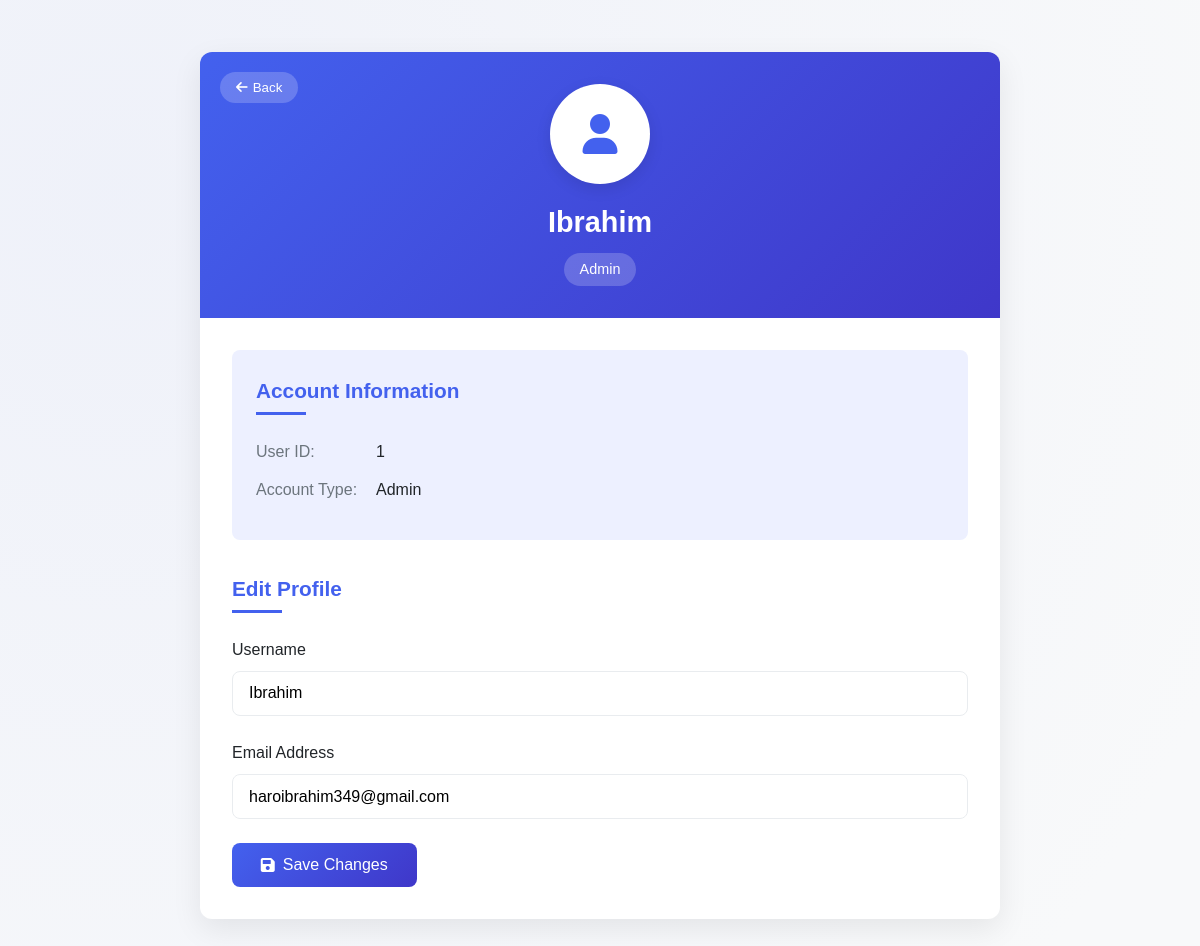
The app's page /profile.php (signed in) with its own data.
### tables this page shows
CREATE TABLE `users` (
  `id` int(11) NOT NULL,
  `username` varchar(50) NOT NULL,
  `email` varchar(100) NOT NULL,
  `password` varchar(255) NOT NULL,
  `role` enum('admin','caregiver','donor') DEFAULT 'donor'
);

### profile.php (the view, shortened to what this page needs)
<?php
try
{
    $db = new PDO(
        "mysql:host=" . DB_HOST . ";dbname=" . DB_NAME . ";charset=utf8mb4",
        DB_USER,
        DB_PASS,
        [
            PDO::ATTR_ERRMODE => PDO::ERRMODE_EXCEPTION,
            PDO::ATTR_DEFAULT_FETCH_MODE => PDO::FETCH_ASSOC,
            PDO::ATTR_EMULATE_PREPARES => false
        ]
    );
} catch (PDOException $e)
{
    die("Database connection failed: " . $e->getMessage());
}
try
{
    $stmt = $db->prepare("SELECT id, username, email, role FROM users WHERE id = ?");
    $stmt->execute([$_SESSION['user_id']]);
    $user = $stmt->fetch();
} catch (PDOException $e)
{
    die("Database error: " . $e->getMessage());
}
?>
<!DOCTYPE html>
<html lang="en">
<head>
    <link rel="stylesheet" href="https://cdnjs.cloudflare.com/ajax/libs/font-awesome/6.0.0/css/all.min.css">
</head>
<body>
    <div class="profile-container">
        <div class="profile-header">
            <button class="back-btn" onclick="window.history.back()">
                <i class="fas fa-arrow-left"></i> Back
            </button>
            <div class="profile-avatar">
                <i class="fas fa-user"></i>
            </div>
            <h1 class="profile-name"><?= htmlspecialchars($user['username']) ?></h1>
            <span class="profile-role"><?= htmlspecialchars($user['role']) ?></span>
        </div>
        <div class="profile-body">
            <div class="account-info">
                <h3 class="section-title">Account Information</h3>
                <div class="info-item">
                    <span class="info-label">User ID:</span>
                    <span class="info-value"><?= htmlspecialchars($user['id']) ?></span>
                </div>
                <div class="info-item">
                    <span class="info-label">Account Type:</span>
                    <span class="info-value"><?= htmlspecialchars(ucfirst($user['role'])) ?></span>
                </div>
            </div>
            <form method="POST">
                <h3 class="section-title">Edit Profile</h3>
                <div class="form-group">
                    <label for="username" class="form-label">Username</label>
                    <input type="text" id="username" name="username" class="form-control"
                           value="<?= htmlspecialchars($user['username']) ?>" required>
                </div>
                <div class="form-group">
                    <label for="email" class="form-label">Email Address</label>
                    <input type="email" id="email" name="email" class="form-control"
                           value="<?= htmlspecialchars($user['email']) ?>" required>
                </div>
                <button type="submit" class="btn btn-primary">
                    <i class="fas fa-save"></i> Save Changes
                </button>
            </form>
        </div>
    </div>
</body>
</html>

### profile.php (style rules this page uses)
:root { --primary: #4361ee; --primary-light: #edf0ff; --secondary: #3f37c9; --accent: #4895ef; --danger: #f72585; --danger-light: #fde8e8; --success: #4cc9f0; --success-light: #e6f7ee; --warning: #f8961e; --dark: #212529; --light: #f8f9fa; --gray: #6c757d; --light-gray: #e9ecef; --border-radius: 12px; --box-shadow: 0 10px 30px rgba(0, 0, 0, 0.08); --transition: all 0.3s ease; }
* { margin: 0; padding: 0; box-sizing: border-box; }
body { font-family: 'Poppins', sans-serif; background-color: var(--light); color: var(--dark); line-height: 1.6; min-height: 100vh; padding: 20px; background-image: radial-gradient(circle at 10% 20%, rgba(67, 97, 238, 0.05) 0%, rgba(248, 249, 250, 1) 90%); }
.profile-container { max-width: 800px; margin: 2rem auto; background: white; border-radius: var(--border-radius); box-shadow: var(--box-shadow); overflow: hidden; transition: var(--transition); }
.profile-header { background: linear-gradient(135deg, var(--primary), var(--secondary)); color: white; padding: 2rem; text-align: center; position: relative; }
.profile-avatar { width: 100px; height: 100px; border-radius: 50%; background: white; margin: 0 auto 15px; display: flex; align-items: center; justify-content: center; font-size: 2.5rem; color: var(--primary); box-shadow: 0 5px 15px rgba(0, 0, 0, 0.1); }
.profile-name { font-size: 1.8rem; font-weight: 600; margin-bottom: 0.5rem; }
.profile-role { display: inline-block; padding: 0.3rem 1rem; background: rgba(255, 255, 255, 0.2); border-radius: 20px; font-size: 0.9rem; text-transform: capitalize; }
.back-btn { position: absolute; left: 20px; top: 20px; background: rgba(255, 255, 255, 0.2); border: none; color: white; padding: 0.5rem 1rem; border-radius: 20px; display: flex; align-items: center; gap: 5px; cursor: pointer; transition: var(--transition); }
.profile-body { padding: 2rem; }
.section-title { font-size: 1.3rem; margin-bottom: 1.5rem; color: var(--primary); position: relative; padding-bottom: 0.5rem; }
.section-title::after { content: ''; position: absolute; left: 0; bottom: 0; width: 50px; height: 3px; background: var(--primary); }
.form-group { margin-bottom: 1.5rem; }
.form-label { display: block; margin-bottom: 0.5rem; font-weight: 500; color: var(--dark); }
.form-control { width: 100%; padding: 0.8rem 1rem; border: 1px solid var(--light-gray); border-radius: 8px; font-size: 1rem; transition: var(--transition); }
.btn { display: inline-flex; align-items: center; justify-content: center; padding: 0.8rem 1.8rem; border: none; border-radius: 8px; font-size: 1rem; font-weight: 500; cursor: pointer; transition: var(--transition); gap: 8px; }
.btn-primary { background: linear-gradient(135deg, var(--primary), var(--secondary)); color: white; }
.account-info { background: var(--primary-light); padding: 1.5rem; border-radius: 8px; margin-bottom: 2rem; }
.info-item { display: flex; margin-bottom: 0.8rem; }
.info-label { font-weight: 500; min-width: 120px; color: var(--gray); }
.info-value { color: var(--dark); }

### records on screen
users: username "Ibrahim", role "Admin", id "1", email "haroibrahim349@gmail.com"
